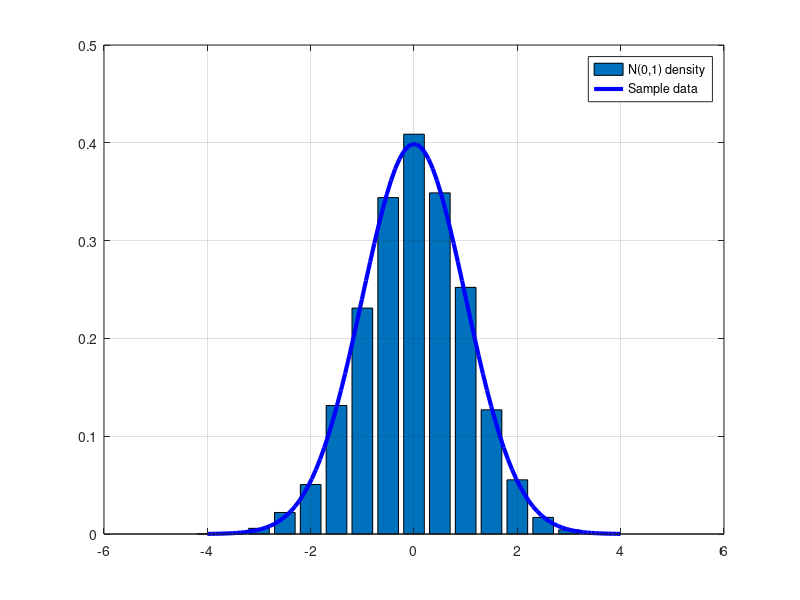

Here is the MATLAB script that generated this plot:
clc;
clear all;
close all;

% Histogram illustration of Central Limit Theorem

colormap([0.5 0.5 0.5]) 
s=rng;                     % random number generator
n = 5e+2;
M = 1e+4;
mu = 2;
sigma = sqrt(0.5*(exp(2)-7));
S = zeros(M,1); 

for k = 1:M
S(k) = (sum(exp(sqrt(rand(n,1)))) - n*mu)/(sigma*sqrt(n)); 
end
%%%%%%%%%%%%%%%% Histogram %%%%%%%%%%%%%%%%%%% 
dx = 0.5;
centers = [-4:dx:4];
N = hist(S,centers);
bar(centers,N/(M*dx))
hold on
x = linspace(-4,4,100);
y = exp(-0.5*x.^2)/sqrt(2*pi); 
plot(x,y,'b-','Linewidth',3) 
legend('N(0,1) density','Sample data') 
grid on